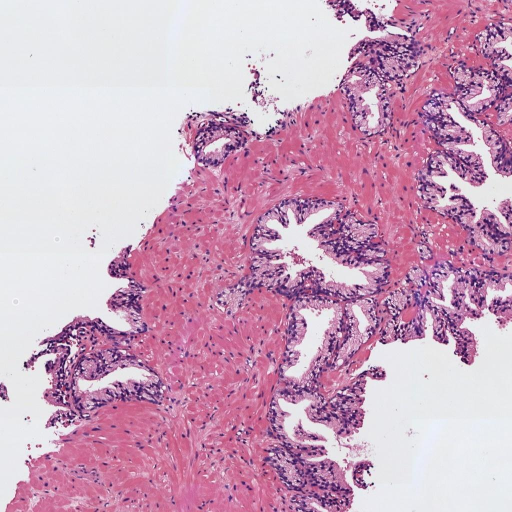
#> input picture actividades/histo_1.jpg, 1024 x 1024 px (shown at 1/2 size)
$ jupyter execute Actividad_Computer_Vision_C1_MenesesGuevara_CesarDaniel.ipynb
#> lines starting #> are read from the running program, lines starting #| are printed output that depends on the picture; after the words box and inside, x2 and y2 are one past the last pixel; in counts of white or black regions, pixels touching at a corner belong together
## Convocatoria 1 - Proyecto 1

#### 0) Cargar una de las imágenes histológicas

[cell 1]
import math

from tabulate import tabulate
import matplotlib.pyplot as plt
from IPython.display import HTML, display

from skimage import io
import numpy as np
import cv2

def get_imagen_original_normalizada(ruta_imagen):
    # Utilizar la librería skimage.io para leer la imagen 'histo_x.jpg' en formato RGB.
#> called with ruta_imagen = './histo_1.jpg'
    img = io.imread(ruta_imagen)
#> img is the input picture: shape (1024, 1024, 3); mean R, G, B 205, 166.3, 191.6

    # Normalizar la imagen para que los píxeles se encuentren en el rango [0, 1]
    rgb = img.copy()
    rgb_normalizada = rgb.astype('uint8')/255

    return rgb, rgb_normalizada

def visualizar_imagen(imagen, titulo):
    fig, axes = plt.subplots(1, 1, figsize=(10, 4))
    axes.imshow(imagen, cmap='gray');
    axes.set_title(titulo);
    axes.set_xticks([]);
    axes.set_yticks([])
    axes.set_visible(True)
    plt.show()

histo_1, histo_1_normalizada = get_imagen_original_normalizada('./histo_1.jpg')
visualizar_imagen(histo_1_normalizada, "Histo 1")
#> (the call stopped at in visualizar_imagen, `fig, axes = plt.subplots(1, 1, figsize=(10, 4))`: IPython is not available in this run)

#### 1) Realizar una transformación de color para convertir la imagen al espacio de color CMYK

[cell 2]
def obtener_CMYK(imagen_normalizada):
    with np.errstate(invalid='ignore', divide='ignore'):
        K = 1 - np.max(imagen_normalizada, axis=2)
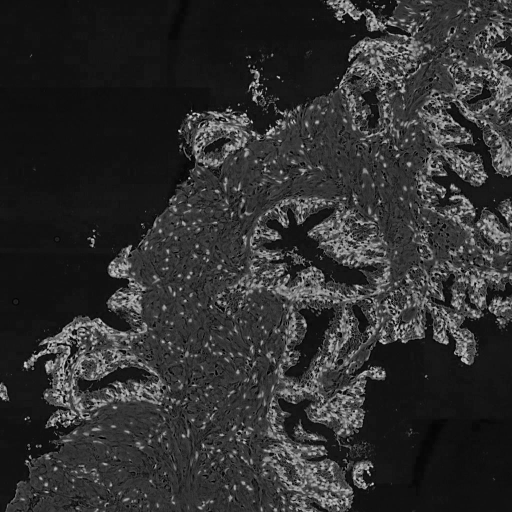
#> K: shape (1024, 1024) float64 (shown at 1/2 size); min 0, max 0.91, mean 0.187
        C = (1-imagen_normalizada[:,:,0]-K)/(1-K)
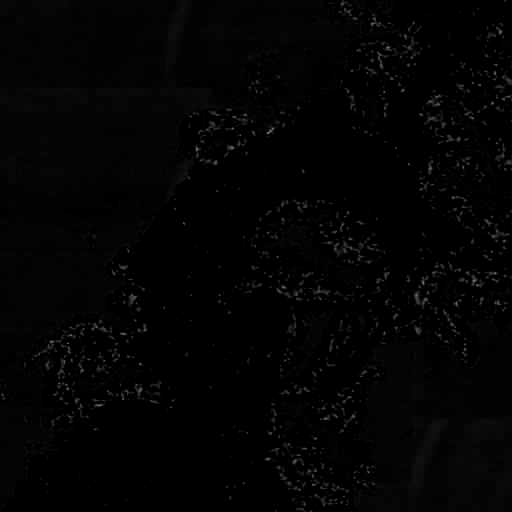
#> C: shape (1024, 1024) float64 (shown at 1/2 size); min 0, max 0.606, mean 0.0134
        M = (1-imagen_normalizada[:,:,1]-K)/(1-K)
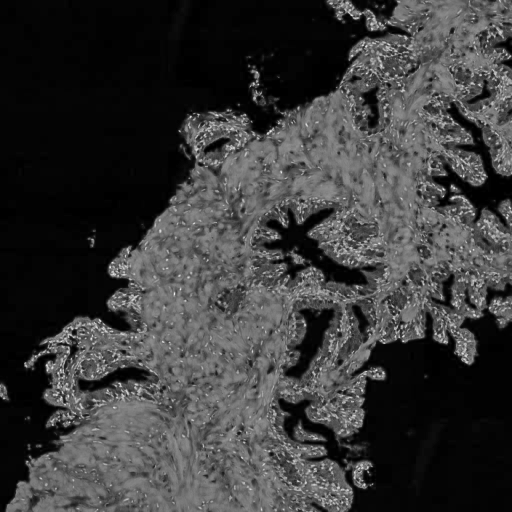
#> M: shape (1024, 1024) float64 (shown at 1/2 size); min 0, max 1, mean 0.229
        Y = (1-imagen_normalizada[:,:,2]-K)/(1-K)
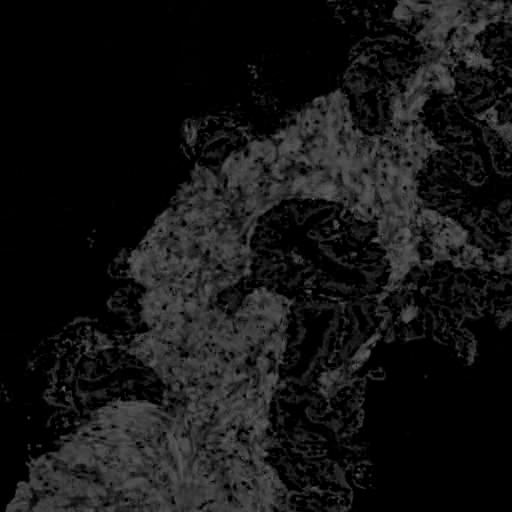
#> Y: shape (1024, 1024) float64 (shown at 1/2 size); min 0, max 0.443, mean 0.0807

    CMYK = (np.dstack((C,M,Y,K))*255).astype('uint8')
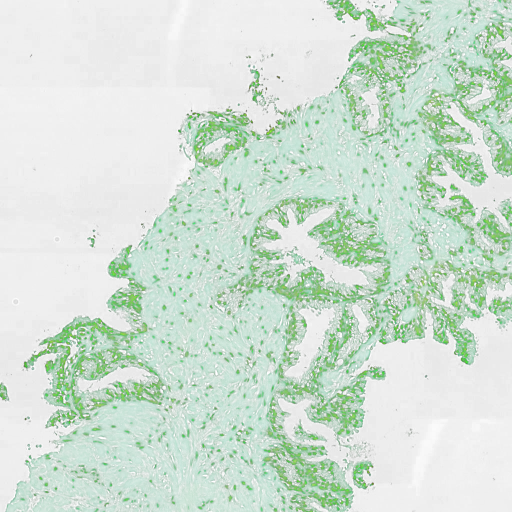
#> CMYK: shape (1024, 1024, 4) (shown at 1/2 size); mean of channels 0, 1, 2, 3 3.3, 58, 20.3, 47.2; transparent parts drawn white
    C,M,Y,K = cv2.split(CMYK)
    return C,M,Y,K


# Extraer la componente magenta de la imagen (que corresponde a la región tisular)
# Visualizar la imagen del canal magenta
histo_1_C, histo_1_M, histo_1_Y, histo_1_K = obtener_CMYK(histo_1_normalizada)

visualizar_imagen(histo_1_M.astype('uint8'), 'Histo 1 - Canal Magenta')
#> (the call stopped at in visualizar_imagen, `fig, axes = plt.subplots(1, 1, figsize=(10, 4))`: IPython is not available in this run)

#### 2) Umbralizar la imagen para separar los píxeles del fondo de la región tisular

[cell 3]
# Aplicar un filtro gaussiano de tamaño 5x5 y después utilizar el método de Otsu de manera que
# los píxeles correspondientes al lumen y al background de la imagen sean 1s y el resto de los píxeles tengan un valor de 0.
# Nota: Recordar que el método de Otsu requiere como input una imagen en el rango [0-255] en formato "uint8".
# Visualizar la máscara resultante

def transformar_imagen_a_float32(imagen):
  imagen_float_32 = imagen.astype(np.float32)
  return imagen_float_32


def aplicar_filtro_gauss_outsu_y_visualizar(imagen):
    imagen_32 = transformar_imagen_a_float32(imagen) # Se transforma a 32 float para poder escalar a grices con cv2.cvtColor
    imagen_32_gray = cv2.cvtColor(imagen_32, cv2.COLOR_BGR2GRAY)
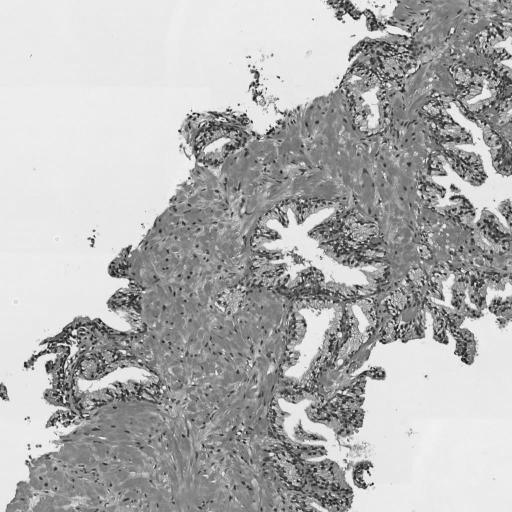
#> imagen_32_gray: shape (1024, 1024) float32 (shown at 1/2 size); min 0.0351, max 0.988, mean 0.699
    imagen_gray_u8 = (imagen_32_gray.astype(np.float32) * 255).clip(0, 255).astype(np.uint8) # Se pasa a u8 la escala de grises para poder graficar

    gaussian_blur = cv2.GaussianBlur(imagen_gray_u8, (5, 5), 0)
    _, gaussian_blur_mask = cv2.threshold(gaussian_blur, 0, 1, cv2.THRESH_BINARY + cv2.THRESH_OTSU)
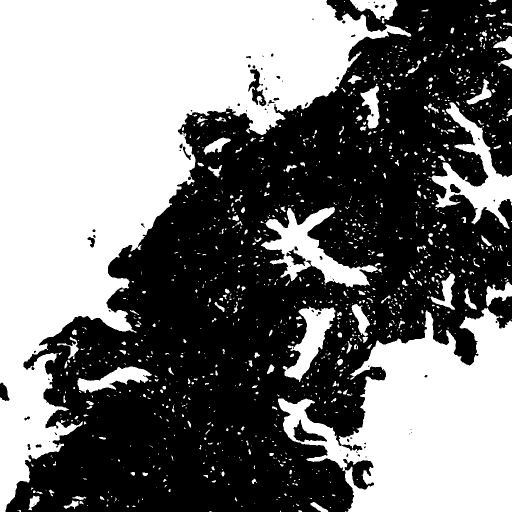
#> gaussian_blur_mask: shape (1024, 1024) (shown at 1/2 size); values 0 (black) and 1 (white), 47.3% white; 1328 white regions (1024 under 20 px), largest, box (x1, y1, x2, y2) and area: (0, 0, 823, 1024) 316662, (556, 615, 1024, 1024) 113127, (522, 414, 756, 575) 12687
    _, otsu_mask = cv2.threshold(gaussian_blur_mask, 0, 1, cv2.THRESH_OTSU)

    visualizar_imagen(otsu_mask, "Histo 1 - Aplicandole Otsu")
#> (the call stopped at in visualizar_imagen, `fig, axes = plt.subplots(1, 1, figsize=(10, 4))`: IPython is not available in this run)

    return otsu_mask

histo_1_otsu_mask = aplicar_filtro_gauss_outsu_y_visualizar(histo_1_normalizada)

#### 3) Limpiar la imagen eliminando los artefactos de lumen (objetos blancos pequeños que no son lúmenes)

[cell 4]
# Utilizar la librería skimage.morphology.remove_small_objects para eliminar aquellos objetos cuya área sea menor a 300 píxeles
# Más información en https://scikit-image.org/docs/dev/api/skimage.morphology.html#skimage.morphology.remove_small_objects
# Visualizaer la máscara resultante
from skimage.morphology import remove_small_objects

histo_1_bool = histo_1_otsu_mask.astype(bool)
histo_1_limpia = remove_small_objects(histo_1_bool, min_size=301).astype(np.uint8)
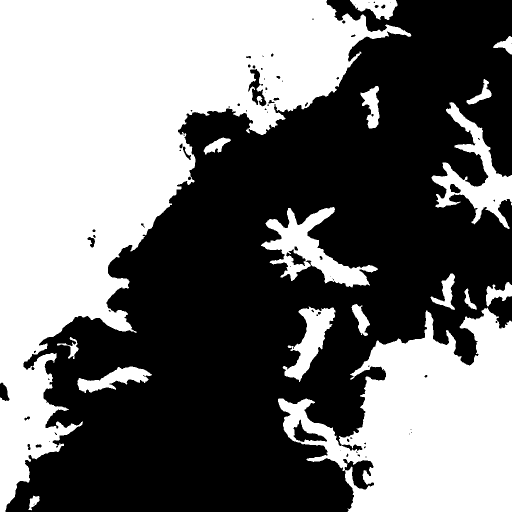
#> histo_1_limpia: shape (1024, 1024) (shown at 1/2 size); values 0 (black) and 1 (white), 45.4% white; 17 white regions, largest, box (x1, y1, x2, y2) and area: (0, 0, 823, 1024) 316579, (556, 615, 1024, 1024) 113126, (522, 414, 756, 575) 12680
visualizar_imagen(histo_1_limpia, "Histo 1 - Limpia")
#> (the call stopped at in visualizar_imagen, `fig, axes = plt.subplots(1, 1, figsize=(10, 4))`: IPython is not available in this run)

#### 4) Rellenar con 0s el fondo de la imagen para quedarnos únicamente con los lúmenes

[cell 5]
# Aplicar el algoritmo de expansión a partir de semillas (region growing) de manera que únicamente los lúmenes sean blancos
# y el resto de la imagen negra. Pista: utilizar dos semillas. Nota: Se pueden fijar las semillas de manera manual, pero
# se valorará positivamente a aquell@s que desarrollen una función para encontrarlas automáticamente.
# Visualizar la máscara resultante.
from skimage.segmentation import clear_border

def rellenar_fondo_2(imagen):
    # Crear una copia de la imagen
    imagen_copia = imagen.copy()

    # Definir una imagen negra de referencia
    h, w = imagen.shape
    ref = np.zeros((h+2, w+2), np.uint8)

    # Fijar la semilla. En este caso en la esquina superior izquierda (posición 0,0) para rellenar a partir de ahí
    cv2.floodFill(imagen_copia, ref, (0, 0), 0); # Como nos interesa rellenar de negro, utilizamos el 0 en la última posición

    # Fijar la semilla. En este caso en la esquina inferior derecha (posición 0,0) para rellenar a partir de ahí
    cv2.floodFill(imagen_copia, ref, (h - 1, w - 1), 0); # Como nos interesa rellenar de negro, utilizamos el 0 en la última posición

    return imagen_copia

def rellenar_fondo(imagen):
    imagen_copia = imagen.copy()
    mascara = imagen_copia.astype(bool)

    return clear_border(mascara).astype(np.uint8)
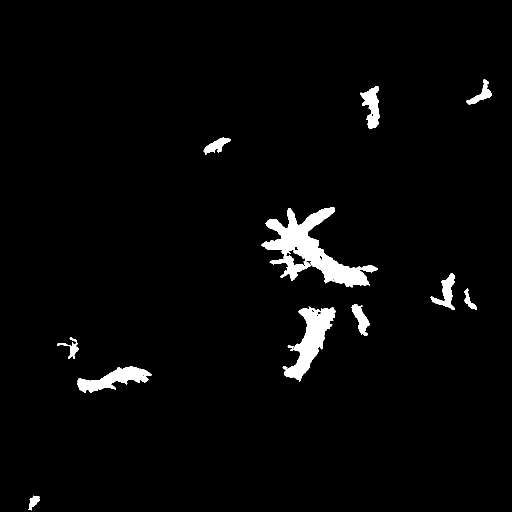
#> returned value: shape (1024, 1024) (shown at 1/2 size); values 0 (black) and 1 (white), 2.8% white; 11 white regions, largest, box (x1, y1, x2, y2) and area: (522, 414, 756, 575) 12680, (565, 613, 671, 764) 6277, (155, 733, 304, 786) 3499


histo_1_lumenes = rellenar_fondo(histo_1_limpia)
visualizar_imagen(histo_1_lumenes, "Histo 1 - Lúmenes Aislados")
#> (the call stopped at in visualizar_imagen, `fig, axes = plt.subplots(1, 1, figsize=(10, 4))`: IPython is not available in this run)

#### 5) Rellenar los objetos de los lúmenes

[cell 6]
# Rellenar los lúmenes con la función binary_fill_holes de la librería scipy.ndimage.morphology
# Visualizar la máscara resultante
from  scipy.ndimage import binary_fill_holes

histo_1_lumenes_fill = binary_fill_holes(histo_1_lumenes.copy())
#> histo_1_lumenes_fill: shape (1024, 1024) bool; 2.9% white; 11 white regions
visualizar_imagen(histo_1_lumenes_fill, "Histo 1 - Lúmenes Rellenados")
#> (the call stopped at in visualizar_imagen, `fig, axes = plt.subplots(1, 1, figsize=(10, 4))`: IPython is not available in this run)

#### 6) Detectar y dibujar los contornos de los lúmenes sobre la imagen original

[cell 7]
# Dibujar los contornos de los lúmenes en color verde sobre la imagen original RGB. Nota: Utilizar los flags necesarios
# para que los contornos en verde sean perfectamente visibles.
# Visualizar la imagen superpuesta

def contornear_lumenes(imagen_mascara, imagen_original):
    imagen = imagen_original.copy()

    contours, _ = cv2.findContours(imagen_mascara, cv2.RETR_EXTERNAL, cv2.CHAIN_APPROX_TC89_L1) # Encontramos los contornos en una máscara  CHAIN_APPROX_NONE
#> contours = 11 contours; largest, box (x1, y1, x2, y2) and area: (522, 414, 756, 575) 12909, (565, 613, 671, 764) 6066, (155, 733, 304, 786) 3310, (721, 172, 759, 257) 1720, (862, 547, 910, 619) 1254
    imagen = cv2.drawContours(imagen, contours, -1, (0,255,0), 5) # Dibujamos los contornos
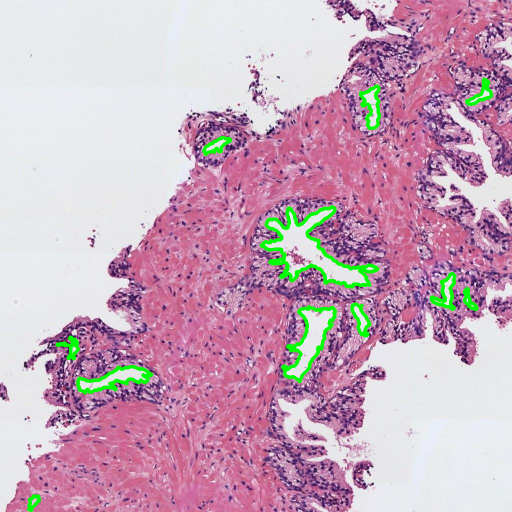
#> imagen: shape (1024, 1024, 3) (shown at 1/2 size); 2.13% of pixels changed, all inside (x1, y1, x2, y2) = (54, 155, 986, 1024)

    return imagen

histo_1_con_contorno = contornear_lumenes(imagen_mascara = histo_1_lumenes_fill.astype(np.uint8), imagen_original= histo_1)
visualizar_imagen(histo_1_con_contorno, "Histo 1 - Lúmenes")
#> (the call stopped at in visualizar_imagen, `fig, axes = plt.subplots(1, 1, figsize=(10, 4))`: IPython is not available in this run)
